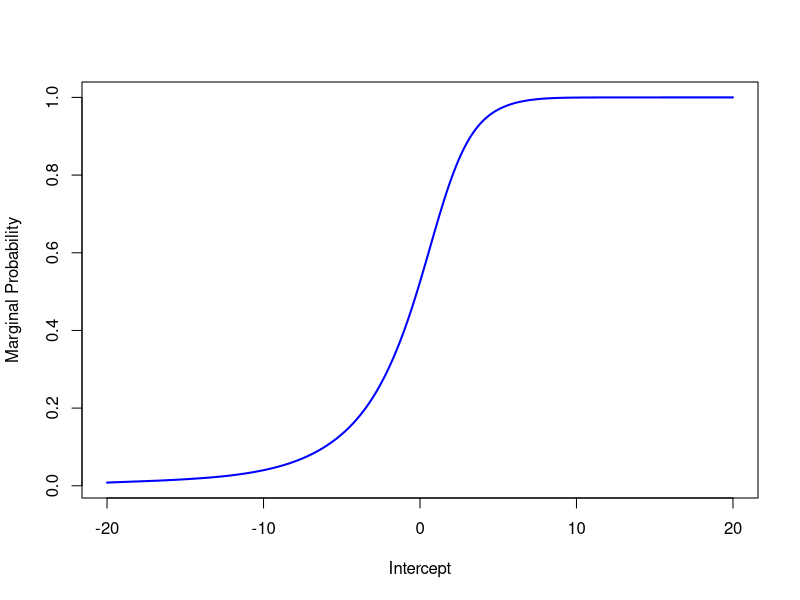
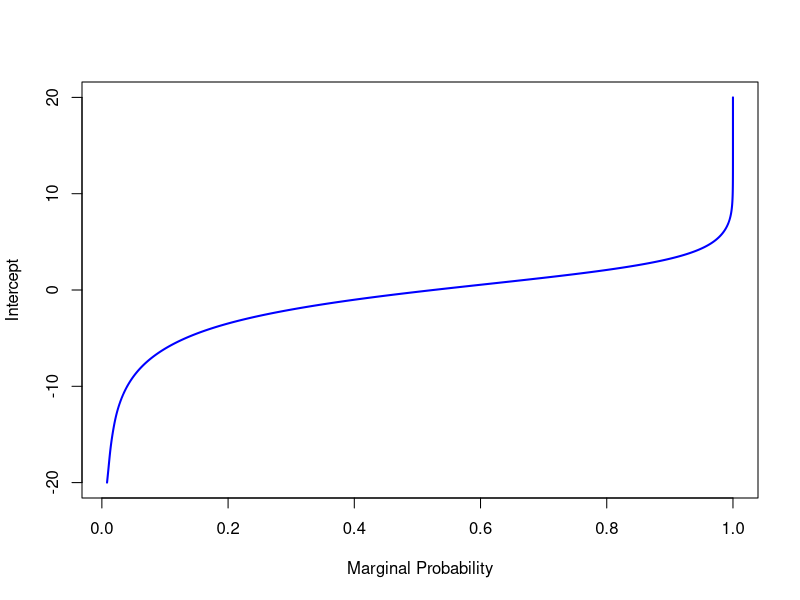

The R source for these figures, in order:
### TO-DO Document this script.
### GOAL: plan data generating model parameters in order to achieve a certain event fraction
### We aim at marginal probs: 0.5, 0.1, 0.05, 0.01, 0.005
### maximal OR for large effects is 4 based on http://dx.doi.org/10.1037/bul0000084 (p. 210, Tab 4)

library(clusterGeneration)



# Step 1: Construct correlation matrix of the predictors -----------------------

nnoise <- 0 # use 0 irrelevant predictors
corMatrix <- rcorrmatrix(3 + nnoise)

corMatrix[1,2] <- corMatrix[2,1] <- corMatrix[1,3] <- corMatrix[3,1] <- 0.1
corMatrix[2,3] <- corMatrix[3,2] <- 0.5
corMatrix

# legacy code to ensure positive definiteness of the correlation matrix
# min(eigen(corMatrix)$values)
# corMatrix <- Matrix::nearPD(corMatrix, corr = TRUE)$mat
# min(eigen(corMatrix)$values)
# corMatrix[1:3, 1:3] # correlations of the relevant predictors - attenuated slightly


# Step 2: Generate Predictor Values --------------------------------------------

n <- 1000 # sample size
X <- mvtnorm::rmvnorm(n, sigma = corMatrix)
X <- as.data.frame(X)
X <- model.matrix(~V1*V2*V3-(V1:V2:V3), data = X)

# Step 3: Generate Outcome -----------------------------------------------------

BETA0 <- seq(20,-20, length.out = 100000) # potential intercepts

marginal_probs <- sapply(BETA0, function(iB0){
  
  BETA <- c(iB0, rep(c(1.5,	log(2.5),	log(4)),2)) # beta coefficients
  eta <- X %*% BETA
  prob <- 1/(1+exp(-eta))
  
  mean(prob)
  
}, simplify = "array")

plot(BETA0, marginal_probs, type = "l", xlab = "Intercept", 
     ylab = "Marginal Probability", col = "blue", lwd = 2)

# Step 4: Find intercepts for marginal probabilities ---------------------------
plot(marginal_probs, BETA0, type = "l", xlab = "Marginal Probability", 
     ylab = "Intercept", col = "blue", lwd = 2)

chosen_intercepts <- approx(marginal_probs, BETA0, xout = c(0.5, 0.1, 0.05, 0.01, 0.005))
chosen_intercepts$y


# Step 5: Final check ----------------------------------------------------------

sapply(chosen_intercepts$y, function(iB0){
  
  BETA <- c(iB0, rep(c(1.5,	log(2.5),	log(4)),2)) # beta coefficients
  eta <- X %*% BETA
  prob <- 1/(1+exp(-eta))
  sim_dat <- rbinom(n = 100000, size = 1, prob = prob)

  c(mean(prob), mean(sim_dat))
  
}, simplify = "array")
